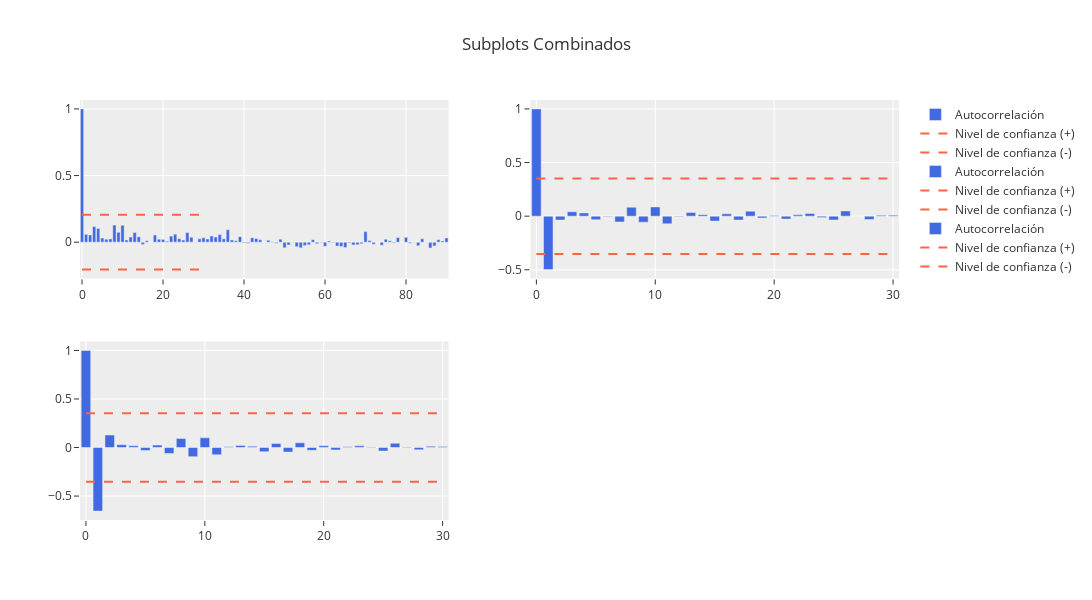

Here is the notebook cell this chart was saved with:
### Code cell
# Calcular autocorrelaciones
corr = correlation(diario['value'], lags=90)
corr_dif1 = correlation(diferenciada['value'], lags=30)
corr_dif2 = correlation(diferenciada_2['value'], lags=30)

# Crear los autocorrelogramas
corr_original = autocorrelogram(corr, lags=30)
correlo_dif1 = autocorrelogram(corr_dif1, lags=30)
correlo_dif2 = autocorrelogram(corr_dif2, lags=30)

# Agrupar las figuras en un diccionario
figuras = {
    'Original': corr_original,
    'Diff1': correlo_dif1,
    'Diff2': correlo_dif2
}

# Organizar las figuras en subplots
corr_fig = arrange_figures_in_subplots(list(figuras.values()), 2, 2)
corr_fig.show()

### Figure 1 — Plotly figure (JSON) as saved in the notebook; plotly's stock layout.template omitted (floating-point values rounded to 4 significant figures)
{"data": [{"marker": {"color": "royalblue"}, "name": "Autocorrelación", "type": "bar", "x": [0, 1, 2, 3, 4, 5, 6, 7, 8, 9, 10, 11, 12, 13, 14, 15, 16, 17, 18, 19, 20, 21, 22, 23, 24, 25, 26, 27, 28, 29, 30, 31, 32, 33, 34, 35, 36, 37, 38, 39, 40, 41, 42, 43, 44, 45, 46, 47, 48, 49, 50, 51, 52, 53, 54, 55, 56, 57, 58, 59, 60, 61, 62, 63, 64, 65, 66, 67, 68, 69, 70, 71, 72, 73, 74, 75, 76, 77, 78, 79, 80, 81, 82, 83, 84, 85, 86, 87, 88, 89, 90], "xaxis": "x", "y": [1, 0.05884, 0.05459, 0.1174, 0.1025, 0.03118, 0.02215, 0.02462, 0.1282, 0.07486, 0.1267, 0.01591, 0.03827, 0.07201, 0.04083, -0.01642, 0.01172, -0.001204, 0.05413, 0.02234, 0.02093, 0.007763, 0.04561, 0.06009, 0.0258, 0.01591, 0.07257, 0.03733, 0.00206, 0.02521, 0.03306, 0.02396, 0.0468, 0.03835, 0.05685, 0.0256, 0.09365, 0.01736, 0.01099, 0.04152, -0.005838, -0.007555, 0.03309, 0.02732, 0.0179, -0.0007856, 0.01466, 0.003607, -0.007123, 0.02228, -0.04213, -0.02145, 0.001107, -0.03401, -0.0421, -0.02443, -0.02012, 0.01875, -0.01091, -0.004292, -0.03041, 0.008729, -0.004075, -0.02945, -0.03318, -0.03901, -0.005194, -0.0209, -0.01969, -0.01129, 0.07937, 0.01257, -0.01471, -0.000856, -0.02281, 0.02231, 0.01092, -0.006167, 0.03485, -0.0007088, 0.03623, -0.008128, 0.001711, -0.02724, 0.02532, -0.002598, -0.04321, -0.02805, 0.01819, 0.009581, 0.03188], "yaxis": "y"}, {"line": {"color": "tomato", "dash": "dash"}, "mode": "lines", "name": "Nivel de confianza (+)", "type": "scatter", "x": [0, 30], "xaxis": "x", "y": [0.2055, 0.2055], "yaxis": "y"}, {"line": {"color": "tomato", "dash": "dash"}, "mode": "lines", "name": "Nivel de confianza (-)", "type": "scatter", "x": [0, 30], "xaxis": "x", "y": [-0.2055, -0.2055], "yaxis": "y"}, {"marker": {"color": "royalblue"}, "name": "Autocorrelación", "type": "bar", "x": [0, 1, 2, 3, 4, 5, 6, 7, 8, 9, 10, 11, 12, 13, 14, 15, 16, 17, 18, 19, 20, 21, 22, 23, 24, 25, 26, 27, 28, 29, 30], "xaxis": "x2", "y": [1, -0.4978, -0.03545, 0.04109, 0.02999, -0.03311, -0.006102, -0.05366, 0.08329, -0.05581, 0.08659, -0.071, -0.006052, 0.0345, 0.01409, -0.04557, 0.02179, -0.03626, 0.04631, -0.01616, 0.006332, -0.02719, 0.01279, 0.02558, -0.01298, -0.0354, 0.04884, 0.0001419, -0.03109, 0.008053, 0.009375], "yaxis": "y2"}, {"line": {"color": "tomato", "dash": "dash"}, "mode": "lines", "name": "Nivel de confianza (+)", "type": "scatter", "x": [0, 30], "xaxis": "x2", "y": [0.352, 0.352], "yaxis": "y2"}, {"line": {"color": "tomato", "dash": "dash"}, "mode": "lines", "name": "Nivel de confianza (-)", "type": "scatter", "x": [0, 30], "xaxis": "x2", "y": [-0.352, -0.352], "yaxis": "y2"}, {"marker": {"color": "royalblue"}, "name": "Autocorrelación", "type": "bar", "x": [0, 1, 2, 3, 4, 5, 6, 7, 8, 9, 10, 11, 12, 13, 14, 15, 16, 17, 18, 19, 20, 21, 22, 23, 24, 25, 26, 27, 28, 29, 30], "xaxis": "x3", "y": [1, -0.6543, 0.1288, 0.02925, 0.01736, -0.03008, 0.02489, -0.06159, 0.09215, -0.09399, 0.1002, -0.0743, 0.008144, 0.02034, 0.01312, -0.04241, 0.04187, -0.04694, 0.04842, -0.02837, 0.0187, -0.02455, 0.009104, 0.01713, -0.005385, -0.03561, 0.04438, -0.005845, -0.02348, 0.01261, 0.009368], "yaxis": "y3"}, {"line": {"color": "tomato", "dash": "dash"}, "mode": "lines", "name": "Nivel de confianza (+)", "type": "scatter", "x": [0, 30], "xaxis": "x3", "y": [0.352, 0.352], "yaxis": "y3"}, {"line": {"color": "tomato", "dash": "dash"}, "mode": "lines", "name": "Nivel de confianza (-)", "type": "scatter", "x": [0, 30], "xaxis": "x3", "y": [-0.352, -0.352], "yaxis": "y3"}], "layout": {"height": 600, "title": {"text": "Subplots Combinados"}, "width": 1200, "xaxis": {"anchor": "y", "domain": [0, 0.45]}, "xaxis2": {"anchor": "y2", "domain": [0.55, 1]}, "xaxis3": {"anchor": "y3", "domain": [0, 0.45]}, "xaxis4": {"anchor": "y4", "domain": [0.55, 1]}, "yaxis": {"anchor": "x", "domain": [0.575, 1]}, "yaxis2": {"anchor": "x2", "domain": [0.575, 1]}, "yaxis3": {"anchor": "x3", "domain": [0, 0.425]}, "yaxis4": {"anchor": "x4", "domain": [0, 0.425]}}}
